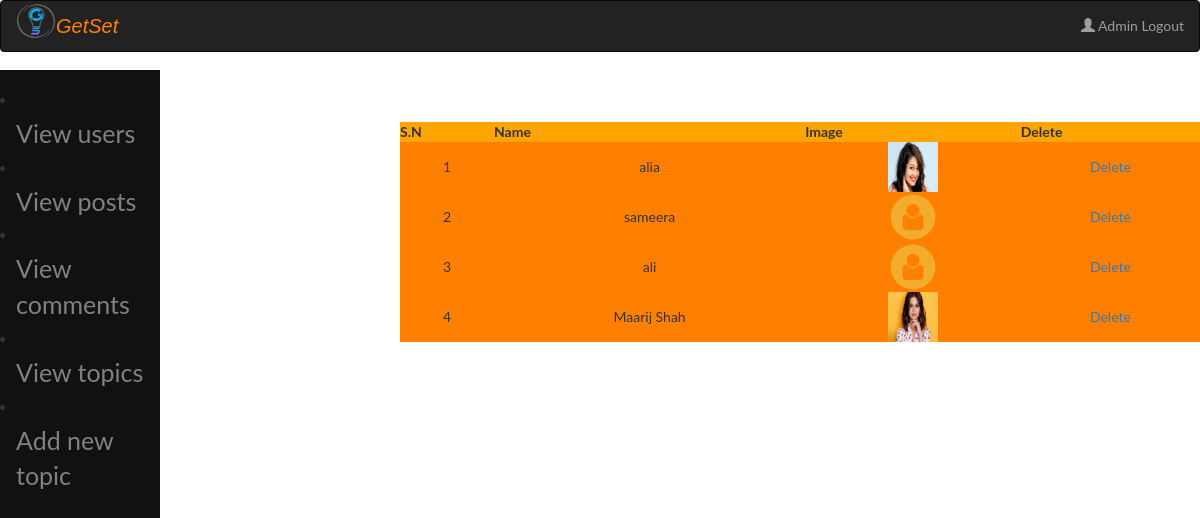
The app's page /admin/index.php?view_users with its own data.
### tables this page shows
CREATE TABLE `users` (
  `user_id` int(11) NOT NULL,
  `user_name` varchar(255) NOT NULL,
  `user_email` varchar(255) NOT NULL,
  `user_pass` varchar(255) NOT NULL,
  `user_image` text NOT NULL,
  `user_reg_date` text NOT NULL,
  `user_last_login` text NOT NULL,
  `status` text NOT NULL,
  `ver_code` int(100) NOT NULL,
  `posts` text NOT NULL
);

### admin/includes/view_users.php (the view, shortened to what this page needs)
<table align="center" width="800" bgcolor="skyblue">
	<tr bgcolor="orange" border="1">
	<th>S.N</th>
	<th>Name</th>
<th>Image</th>
<th>Delete</th>
</tr>
<?php
include("includes/connection.php");
$sel_users = "select * from users ORDER by 1 DESC";
$run_users = mysqli_query($con,$sel_users);
$i=0;
while($row_users = mysqli_fetch_array($run_users)){
	$user_id = $row_users['user_id'];
	$user_name = $row_users['user_name'];
	$user_image = $row_users['user_image'];
		$i++;
		?>
		<tr align="center">
<td><?php echo $i; ?></td>
<td><?php echo $user_name; ?></td>
<td><img src="../users/<?php echo $user_image;?>" width='50' height='50'/></td>
<td><a href="delete_user.php?delete=<?php echo $user_id;?>">Delete</a></td>
		</tr>
<?php } ?>
</table>

### admin/admin_style.css (style rules this page uses)
body { background-color:none; }

### admin/index.php (style rules this page uses)
body { font-family: "Lato", sans-serif; }

### records on screen
users: user_name "alia", user_image (picture)
users: user_name "sameera", user_image (placeholder picture)
users: user_name "ali", user_image (placeholder picture)
users: user_name "Maarij Shah", user_image (picture)
